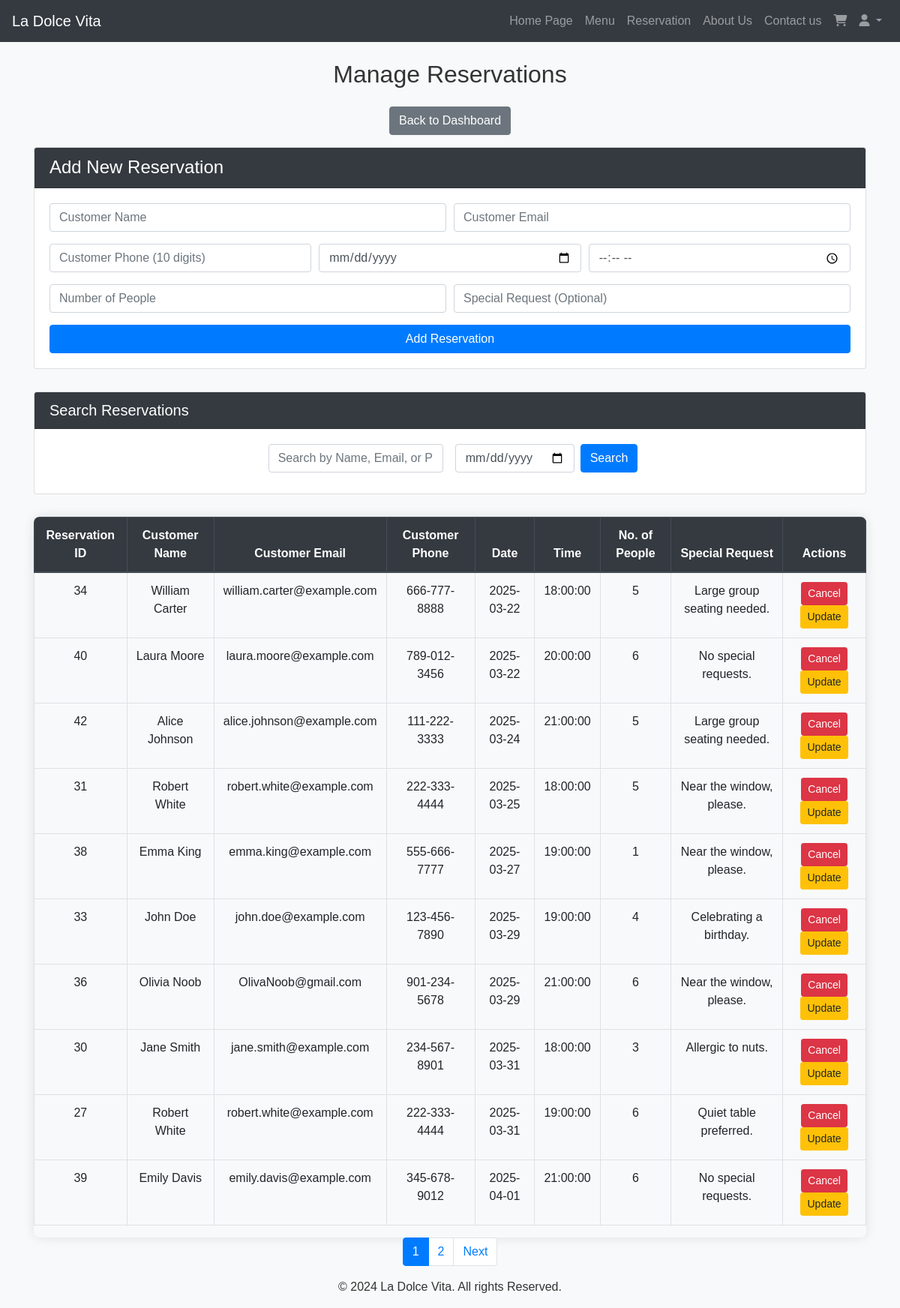
Screenshot of /index.php?page=admin_manage_reservations (signed in) with the database file from the repository.
### tables this page shows
CREATE TABLE IF NOT EXISTS `reservations` (
  `ReservationID` int NOT NULL AUTO_INCREMENT,
  `CustomerName` varchar(255) NOT NULL,
  `CustomerEmail` varchar(255) NOT NULL,
  `CustomerPhone` varchar(255) NOT NULL,
  `ReservationDate` date NOT NULL,
  `ReservationTime` time NOT NULL,
  `NumberOfPeople` int NOT NULL,
  `SpecialRequest` text,
  `CreatedAt` timestamp NULL DEFAULT CURRENT_TIMESTAMP,
  PRIMARY KEY (`ReservationID`)
);

### src/controller/admin/ReservationsManagement.php (the view, shortened to what this page needs)
<?php
require_once realpath(__DIR__ . '/../../../config/config.php');
require_once realpath(__DIR__ . '/../../../utils/utils.php');
$p = isset($_GET['p']) ? (int)$_GET['p'] : 1;
$limit = 10;
$offset = ($p - 1) * $limit;
$search_query = "";
$date_filter = "";
$whereClause = " WHERE 1=1 ";
$paramTypes = "";
$params = [];
$count_query = "SELECT COUNT(*) as total FROM reservations" . $whereClause;
$stmt_count = $mysqli->prepare($count_query);
$stmt_count->execute();
$result_count = $stmt_count->get_result();
$row_count = $result_count->fetch_assoc();
$total = $row_count['total'];
$totalPages = ceil($total / $limit);
$filter_query = "SELECT * FROM reservations" . $whereClause . " ORDER BY ReservationDate ASC, ReservationTime ASC LIMIT ? OFFSET ?";
$paramTypes .= "ii";
$params[] = $limit;
$params[] = $offset;
$stmt = $mysqli->prepare($filter_query);
$stmt->bind_param($paramTypes, ...$params);
$stmt->execute();
$result = $stmt->get_result();
$baseUrl = "index.php?page=admin_manage_reservations&";
?>
<!DOCTYPE html>
<html lang="en">
<head>
    <link rel="stylesheet" href="https://stackpath.bootstrapcdn.com/bootstrap/4.5.2/css/bootstrap.min.css">
    <link rel="stylesheet" href="https://cdnjs.cloudflare.com/ajax/libs/font-awesome/5.15.4/css/all.min.css">
    <link rel="stylesheet" href="/assets/css/styles.css">
</head>
<body>
    <header id="navbar">
        <?php require_once realpath(__DIR__ . '/../../views/header.php'); ?>
    </header>
    <div class="container mt-4">
        <h2 class="text-center mb-4">Manage Reservations</h2>
        <div class="text-center mb-3">
            <a href="index.php?page=admin_dashboard" class="btn btn-secondary">Back to Dashboard</a>
        </div>
        <div class="card">
            <div class="card-header">
                <h4 class="mb-0">Add New Reservation</h4>
            </div>
            <div class="card-body">
                <form action="index.php?page=admin_manage_reservations" method="POST">
                    <div class="form-row">
                        <div class="form-group col-md-6">
                            <input type="text" name="name" class="form-control" placeholder="Customer Name" required>
                        </div>
                        <div class="form-group col-md-6">
                            <input type="email" name="email" class="form-control" placeholder="Customer Email" required>
                        </div>
                    </div>
                    <div class="form-row">
                        <div class="form-group col-md-4">
                            <input type="tel" name="phone" class="form-control" placeholder="Customer Phone (10 digits)" required>
                        </div>
                        <div class="form-group col-md-4">
                            <input type="date" name="date" class="form-control" required>
                        </div>
                        <div class="form-group col-md-4">
                            <input type="time" name="time" class="form-control" required>
                        </div>
                    </div>
                    <div class="form-row">
                        <div class="form-group col-md-6">
                            <input type="number" name="people" class="form-control" placeholder="Number of People" required>
                        </div>
                        <div class="form-group col-md-6">
                            <input type="text" name="request" class="form-control" placeholder="Special Request (Optional)">
                        </div>
                    </div>
                    <button type="submit" name="add_reservation" class="btn btn-primary btn-block">Add Reservation</button>
                </form>
            </div>
        </div>
        <div class="card">
            <div class="card-header">
                <h5 class="mb-0">Search Reservations</h5>
            </div>
            <div class="card-body">
                <form action="index.php" method="GET" class="form-inline justify-content-center">
                    <div class="form-group mx-sm-2 mb-2">
                        <input type="text" name="search" class="form-control" placeholder="Search by Name, Email, or Phone" value="<?php echo htmlspecialchars($search_query); ?>">
                    </div>
                    <div class="form-group mx-sm-2 mb-2">
                        <input type="date" name="filter_date" class="form-control" value="<?php echo htmlspecialchars($date_filter); ?>">
                    </div>
                    <button type="submit" class="btn btn-primary mb-2">Search</button>
                </form>
            </div>
        </div>
        <div class="table-container">
            <div class="table-responsive">
                <table class="table table-hover table-bordered text-center">
                    <thead class="thead-dark">
                        <tr>
                            <th scope="col">Reservation ID</th>
                            <th scope="col">Customer Name</th>
                            <th scope="col">Customer Email</th>
                            <th scope="col">Customer Phone</th>
                            <th scope="col">Date</th>
                            <th scope="col">Time</th>
                            <th scope="col">No. of People</th>
                            <th scope="col">Special Request</th>
                            <th scope="col">Actions</th>
                        </tr>
                    </thead>
                    <tbody>
                        <?php
                        if ($result && mysqli_num_rows($result) > 0) {
                            while ($row = $result->fetch_assoc()) {
                                echo "<tr>";
                                echo "<td>" . htmlspecialchars($row['ReservationID']) . "</td>";
                                echo "<td>" . htmlspecialchars($row['CustomerName']) . "</td>";
                                echo "<td>" . htmlspecialchars($row['CustomerEmail']) . "</td>";
                                echo "<td>" . htmlspecialchars($row['CustomerPhone']) . "</td>";
                                echo "<td>" . htmlspecialchars($row['ReservationDate']) . "</td>";
                                echo "<td>" . htmlspecialchars($row['ReservationTime']) . "</td>";
                                echo "<td>" . htmlspecialchars($row['NumberOfPeople']) . "</td>";
                                echo "<td>" . htmlspecialchars($row['SpecialRequest']) . "</td>";
                                echo "<td>
                                        <form action='index.php?page=admin_manage_reservations' method='POST' class='d-inline' onsubmit=\"return confirm('Are you sure you want to cancel this reservation?');\">
                                            <input type='hidden' name='reservation_id' value='" . htmlspecialchars($row['ReservationID']) . "'>
                                            <button type='submit' name='cancel_reservation' class='btn btn-danger btn-sm'>Cancel</button>
                                        </form>
                                        <button class='btn btn-warning btn-sm' data-toggle='modal' data-target='#editReservationModal" . htmlspecialchars($row['ReservationID']) . "'>Update</button>
                                        <div class='modal fade' id='editReservationModal" . htmlspecialchars($row['ReservationID']) . "' tabindex='-1' role='dialog'>
                                                            <input type='hidden' name='reservation_id' value='" . htmlspecialchars($row['ReservationID']) . "'>
                                                                <input type='text' name='name' class='form-control' value='" . htmlspecialchars($row['CustomerName']) . "' required>
                                                                <input type='email' name='email' class='form-control' value='" . htmlspecialchars($row['CustomerEmail']) . "' required>
                                                                <input type='tel' name='phone' class='form-control' value='" . htmlspecialchars($row['CustomerPhone']) . "' required>
                                                                <input type='date' name='date' class='form-control' value='" . htmlspecialchars($row['ReservationDate']) . "' required>
                                                                <input type='time' name='time' class='form-control' value='" . htmlspecialchars($row['ReservationTime']) . "' required>
                                                                <input type='number' name='people' class='form-control' value='" . htmlspecialchars($row['NumberOfPeople']) . "' required>
                                                                <input type='text' name='request' class='form-control' value='" . htmlspecialchars($row['SpecialRequest']) . "'>
                                        </div>
                                      </td>";
                                echo "</tr>";
                            }
                        } else {
                            echo "<tr><td colspan='9'>No reservations found.</td></tr>";
                        }
                        ?>
                    </tbody>
                </table>
            </div>
        </div>
        <?php echo generatePaginationLinks($p, $totalPages, $baseUrl); ?>
    </div>
    <footer class="footer">
        <div class="container text-center">
            <p>&copy; 2024 La Dolce Vita. All rights Reserved. </p>
        </div>
    </footer>
</body>
</html>

### assets/css/styles.css (style rules this page uses)
* { margin: 0; padding: 0; box-sizing: border-box; }
body { font-family: 'Arial', sans-serif; color: #333; }

### src/controller/admin/ReservationsManagement.php (style rules this page uses)
body { background-color: #f8f9fa; }
.card-header { background-color: #343a40; color: #fff; }
.card { margin-bottom: 30px; }
.table-container { margin-top: 30px; }
.table-responsive { box-shadow: 0 0 15px rgba(0,0,0,0.1); border-radius: 8px; }

### rows the page displays
reservations: ReservationID "34", CustomerName "William Carter", CustomerEmail "william.carter@example.com", CustomerPhone "666-777-8888", ReservationDate "2025-03-22", ReservationTime "18:00:00", NumberOfPeople "5", SpecialRequest "Large group seating needed."
reservations: ReservationID "40", CustomerName "Laura Moore", CustomerEmail "laura.moore@example.com", CustomerPhone "789-012-3456", ReservationDate "2025-03-22", ReservationTime "20:00:00", NumberOfPeople "6", SpecialRequest "No special requests."
reservations: ReservationID "42", CustomerName "Alice Johnson", CustomerEmail "alice.johnson@example.com", CustomerPhone "111-222-3333", ReservationDate "2025-03-24", ReservationTime "21:00:00", NumberOfPeople "5", SpecialRequest "Large group seating needed."
reservations: ReservationID "31", CustomerName "Robert White", CustomerEmail "robert.white@example.com", CustomerPhone "222-333-4444", ReservationDate "2025-03-25", ReservationTime "18:00:00", NumberOfPeople "5", SpecialRequest "Near the window, please."
reservations: ReservationID "38", CustomerName "Emma King", CustomerEmail "emma.king@example.com", CustomerPhone "555-666-7777", ReservationDate "2025-03-27", ReservationTime "19:00:00", NumberOfPeople "1", SpecialRequest "Near the window, please."
reservations: ReservationID "33", CustomerName "John Doe", CustomerEmail "john.doe@example.com", CustomerPhone "123-456-7890", ReservationDate "2025-03-29", ReservationTime "19:00:00", NumberOfPeople "4", SpecialRequest "Celebrating a birthday."
reservations: ReservationID "36", CustomerName "Olivia Noob", CustomerEmail "OlivaNoob@gmail.com", CustomerPhone "901-234-5678", ReservationDate "2025-03-29", ReservationTime "21:00:00", NumberOfPeople "6", SpecialRequest "Near the window, please."
reservations: ReservationID "30", CustomerName "Jane Smith", CustomerEmail "jane.smith@example.com", CustomerPhone "234-567-8901", ReservationDate "2025-03-31", ReservationTime "18:00:00", NumberOfPeople "3", SpecialRequest "Allergic to nuts."
reservations: ReservationID "27", CustomerName "Robert White", CustomerEmail "robert.white@example.com", CustomerPhone "222-333-4444", ReservationDate "2025-03-31", ReservationTime "19:00:00", NumberOfPeople "6", SpecialRequest "Quiet table preferred."
reservations: ReservationID "39", CustomerName "Emily Davis", CustomerEmail "emily.davis@example.com", CustomerPhone "345-678-9012", ReservationDate "2025-04-01", ReservationTime "21:00:00", NumberOfPeople "6", SpecialRequest "No special requests."
